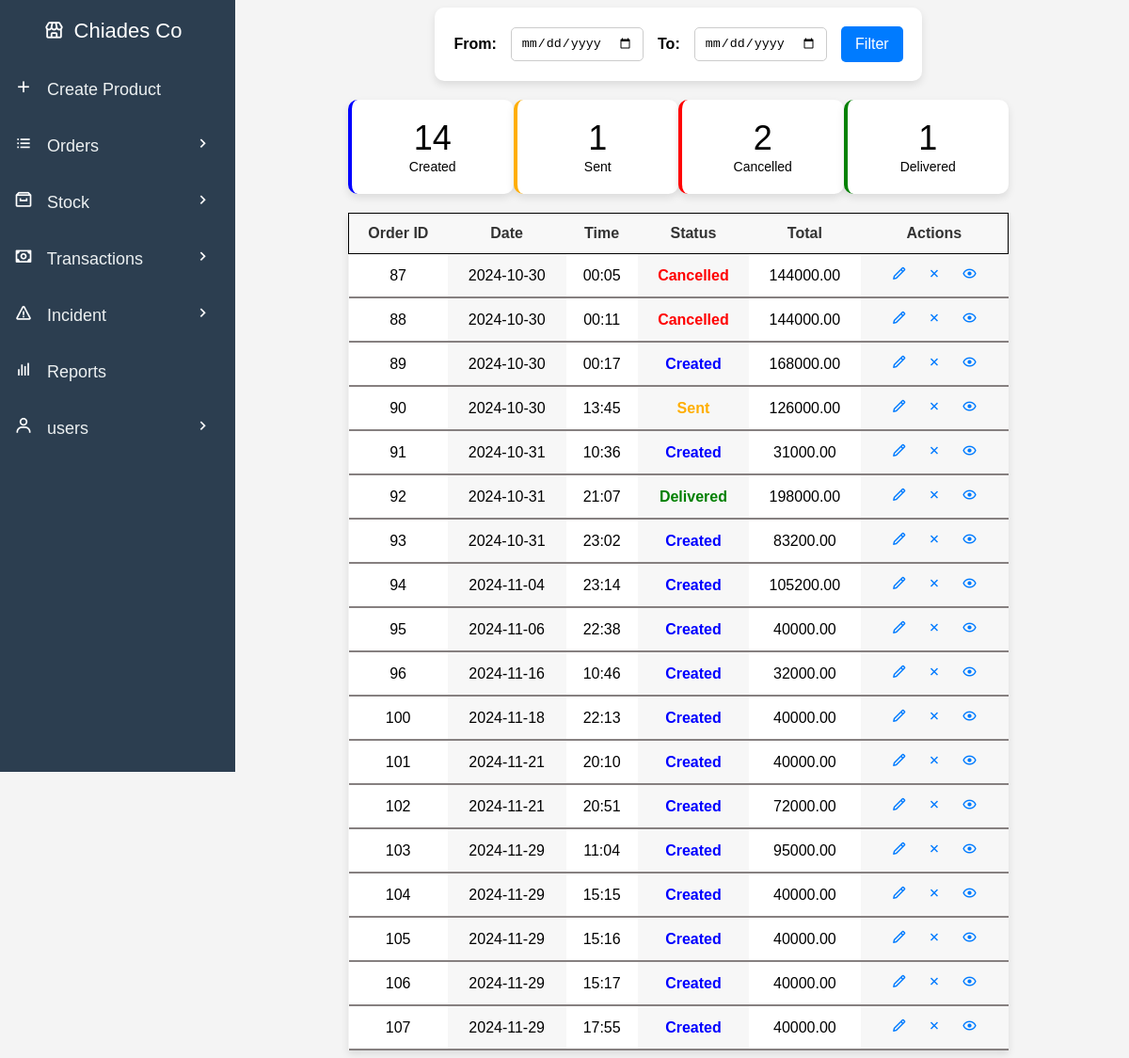
Page /orders.php (signed in) on the committed database.
### tables this page shows
CREATE TABLE `orders` (
  `order_id` int(11) NOT NULL,
  `company_id` int(100) NOT NULL,
  `created_by` int(100) NOT NULL,
  `total` decimal(10,2) NOT NULL,
  `time` datetime DEFAULT current_timestamp(),
  `status` enum('created','sent','delivered','cancelled') DEFAULT 'created',
  `customer_name` varchar(255) NOT NULL,
  `payment_method` enum('cash','debt') NOT NULL,
  `debt_amount` decimal(10,2) DEFAULT 0.00,
  `profit` decimal(10,2) NOT NULL
);

### orders.php (the view, shortened to what this page needs)
<?php
include('db_connection.php');
$whereClause = "";
if (isset($_POST['from_date']) && isset($_POST['to_date'])) {
    $from_date = $_POST['from_date'];
    $to_date = $_POST['to_date'];
    $whereClause = "WHERE time BETWEEN '$from_date' AND '$to_date' AND company_id = {$_SESSION['company_id']}";
} else {
    $whereClause = "WHERE company_id = {$_SESSION['company_id']}";
}
$queryStatusCounts = "
    SELECT status, COUNT(*) AS count
    FROM orders
    $whereClause
    GROUP BY status";
$resultStatusCounts = mysqli_query($conn, $queryStatusCounts);
$orderCounts = [
    'created' => 0,
    'sent' => 0,
    'cancelled' => 0,
    'delivered' => 0
];
while ($row = mysqli_fetch_assoc($resultStatusCounts)) {
    $orderCounts[$row['status']] = $row['count'];
}
$queryOrders = "SELECT * FROM orders $whereClause";
$resultOrders = mysqli_query($conn, $queryOrders);
function determineOrderStatus($orderId, $conn) {
    $itemStatusQuery = "
        SELECT status, COUNT(*) AS count
        FROM order_items
        WHERE order_id = $orderId
        GROUP BY status
        ORDER BY count DESC";
    $itemStatusResult = mysqli_query($conn, $itemStatusQuery);
    if (mysqli_num_rows($itemStatusResult) == 1) {
        $singleStatusRow = mysqli_fetch_assoc($itemStatusResult);
        return $singleStatusRow['status'];
    } else {
        $row = mysqli_fetch_assoc($itemStatusResult);
        return $row['status'];
    }
}
?>
<!DOCTYPE html>
<html lang="en">
<head>
    <link rel="stylesheet" href="css/sidebar.css">
    <link rel="stylesheet" href="css/orders.css">
    <link href="https://unpkg.com/boxicons@2.0.7/css/boxicons.min.css" rel="stylesheet">
</head>
<body>
    <div class="content">
        <div class="filter-container">
            <form method="POST" action="orders.php">
                <label for="from_date">From:</label>
                <input type="date" id="from_date" name="from_date" required>
                <label for="to_date">To:</label>
                <input type="date" id="to_date" name="to_date" required>
                <button type="submit" class="btn-filter">Filter</button>
            </form>
        </div>
        <div class="summary-tiles">
            <div class="tile created">
                <p><?php echo $orderCounts['created']; ?></p>
                <span>Created</span>
            </div>
            <div class="tile sent">
                <p><?php echo $orderCounts['sent']; ?></p>
                <span>Sent</span>
            </div>
            <div class="tile cancelled">
                <p><?php echo $orderCounts['cancelled']; ?></p>
                <span>Cancelled</span>
            </div>
            <div class="tile delivered">
                <p><?php echo $orderCounts['delivered']; ?></p>
                <span>Delivered</span>
            </div>
        </div>
        <table class="orders-table">
            <thead>
                <tr>
                    <th>Order ID</th>
                    <th>Date</th>
                    <th>Time</th>
                    <th>Status</th>
                    <th>Total</th>
                    <th>Actions</th>
                </tr>
            </thead>
            <tbody>
                <?php
                if (mysqli_num_rows($resultOrders) > 0) {
                    while ($row = mysqli_fetch_assoc($resultOrders)) {
                        $orderStatus = determineOrderStatus($row['order_id'], $conn);
                        $time = date("H:i", strtotime($row['time']));
                        $date = date("Y-m-d", strtotime($row['time']));
                        echo "<tr>";
                        echo "<td>" . $row['order_id'] . "</td>";
                        echo "<td>" . $date . "</td>";
                        echo "<td>" . $time . "</td>";
                        echo "<td class='" . $orderStatus . "'>" . ucfirst($orderStatus) . "</td>";
                        echo "<td>" . $row['total'] . "</td>";
                        echo "<td>
                                <a href='edit-order.php?order_id=" . $row['order_id'] . "' class='action-icon edit'><i class='bx bx-pencil'></i></a>
                                <a href='cancel-order.php?order_id=" . $row['order_id'] . "' class='action-icon delete'><i class='bx bx-x'></i></a>
                                <a href='view-order.php?order_id=" . $row['order_id'] . "' class='action-icon view'><i class='bx bx-show'></i></a>
                              </td>";
                        echo "</tr>";
                    }
                } else {
                    echo "<tr><td colspan='6'>No orders found</td></tr>";
                }
                ?>
            </tbody>
        </table>
    </div>
</body>
</html>

### css/orders.css (style rules this page uses)
body { font-family: Arial, sans-serif; margin-left: 250px; background-color: #f4f4f4; }
.content { padding: 0 120px; }
.orders-table { width: 100%; border-collapse: collapse; box-shadow: 0 4px 8px rgba(0, 0, 0, 0.1); }
.orders-table th, .orders-table td { padding: 12px; text-align: center; }
.orders-table thead { background-color: #f8f8f8; border: 1px solid black; }
.orders-table th { font-weight: bold; color: #333; }
.orders-table tr:nth-child(even) { background-color: #f9f9f9; }
.orders-table tbody tr { transition: background-color 0.3s; border-bottom: 2px solid rgb(134, 128, 128); }
.orders-table td:nth-child(odd) { background-color: #ffffff; }
.orders-table td:nth-child(even) { background-color: #f7f7f7; }
.action-icon { margin: 0 8px; color: #007bff; cursor: pointer; text-decoration: none; font-size: 17px; }
.orders-table th, .orders-table td { border: none; }
.orders-table .created { color: blue; font-weight: bold; }
.orders-table .sent { color: rgb(255, 174, 0); font-weight: bold; }
.orders-table .cancelled { color: red; font-weight: bold; }
.orders-table .delivered { color: green; font-weight: bold; }
.filter-container { display: flex; justify-content: center; margin-bottom: 20px; }
.filter-container form { display: flex; align-items: center; gap: 15px; background-color: #fff; padding: 20px; border-radius: 10px; box-shadow: 0 4px 8px rgba(0, 0, 0, 0.1); }
.filter-container label { font-weight: bold; }
input[type="date"] { padding: 8px 10px; border: 1px solid #ccc; border-radius: 5px; }
.btn-filter { display: flex; align-items: center; background-color: #007bff; color: white; padding: 10px 15px; border: none; border-radius: 5px; cursor: pointer; font-size: 16px; }
.summary-tiles { display: flex; justify-content: space-between; margin-bottom: 20px; }
.tile { background-color: white; padding: 20px; border-radius: 10px; box-shadow: 0 4px 8px rgba(0, 0, 0, 0.1); text-align: center; width: 30%; }
.tile p { font-size: 36px; margin: 0; }
.tile span { font-size: 14px; }
.created { border-left: 4px solid blue; }
.sent { border-left: 4px solid rgb(255, 174, 0); }
.cancelled { border-left: 4px solid red; }
.delivered { border-left: 4px solid green; }

### rows in the picture
orders: order_id "87", time "2024-10-30", time "00:05", orderStatus "Cancelled", total "144000.00"
orders: order_id "88", time "2024-10-30", time "00:11", orderStatus "Cancelled", total "144000.00"
orders: order_id "89", time "2024-10-30", time "00:17", orderStatus "Created", total "168000.00"
orders: order_id "90", time "2024-10-30", time "13:45", orderStatus "Sent", total "126000.00"
orders: order_id "91", time "2024-10-31", time "10:36", orderStatus "Created", total "31000.00"
orders: order_id "92", time "2024-10-31", time "21:07", orderStatus "Delivered", total "198000.00"
orders: order_id "93", time "2024-10-31", time "23:02", orderStatus "Created", total "83200.00"
orders: order_id "94", time "2024-11-04", time "23:14", orderStatus "Created", total "105200.00"
orders: order_id "95", time "2024-11-06", time "22:38", orderStatus "Created", total "40000.00"
orders: order_id "96", time "2024-11-16", time "10:46", orderStatus "Created", total "32000.00"
orders: order_id "100", time "2024-11-18", time "22:13", orderStatus "Created", total "40000.00"
orders: order_id "101", time "2024-11-21", time "20:10", orderStatus "Created", total "40000.00"
orders: order_id "102", time "2024-11-21", time "20:51", orderStatus "Created", total "72000.00"
orders: order_id "103", time "2024-11-29", time "11:04", orderStatus "Created", total "95000.00"
orders: order_id "104", time "2024-11-29", time "15:15", orderStatus "Created", total "40000.00"
orders: order_id "105", time "2024-11-29", time "15:16", orderStatus "Created", total "40000.00"
orders: order_id "106", time "2024-11-29", time "15:17", orderStatus "Created", total "40000.00"
orders: order_id "107", time "2024-11-29", time "17:55", orderStatus "Created", total "40000.00"

### other values in the picture
$orderCounts['created'] "14"
$orderCounts['sent'] "1"
$orderCounts['cancelled'] "2"
$orderCounts['delivered'] "1"
